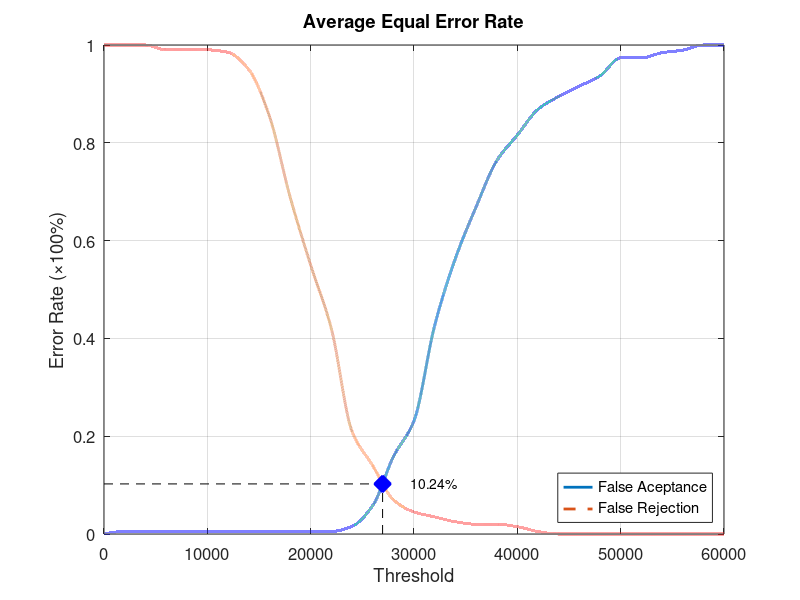
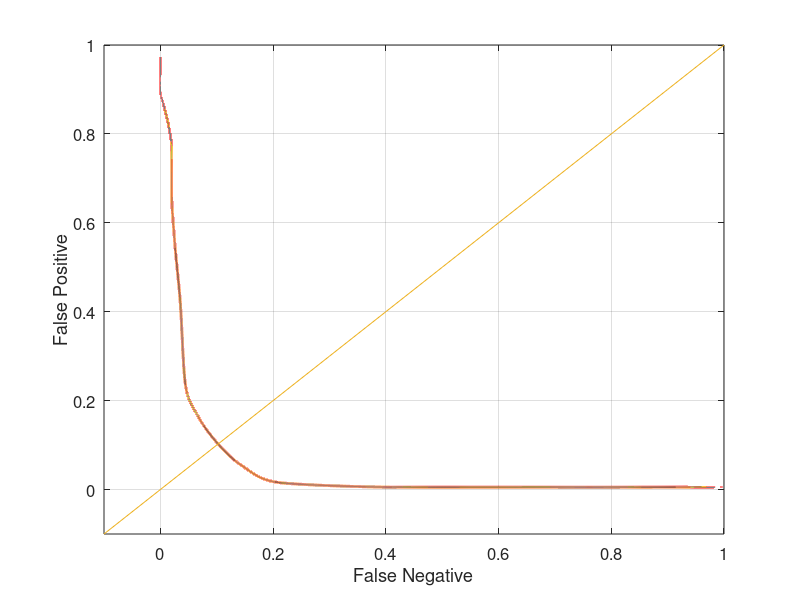

MATLAB code for these plots, in order:
function yEER = Database4_3
close all;
clear;
clc;
x = 0:2000:60000;
xq = 0:0.5:60000;

y0 = [0 0.00526316 0.00526316 0.00526316 0.00526316 0.00526316 0.00526316 0.00526316 0.00526316 0.00526316 0.00526316 0.00526316 0.0157895 0.0578947 0.157895 0.231579 0.426316 0.563158 0.668421 0.763158 0.815789 0.868421 0.894737 0.915789 0.936842 0.973684 0.973684 0.984211 0.989474 1 1];
yy0 = interp1(x, y0, xq, 'pchip');
y1 = [1 1 1 0.99 0.99 0.99 0.985 0.95 0.855 0.69 0.55 0.42 0.21 0.14 0.07 0.045 0.035 0.025 0.02 0.02 0.015 0.005 0 0 0 0 0 0 0 0 0];
yy1 = interp1(x, y1, xq, 'pchip');

% Calculating EER: 
y2 = abs(y0 - y1);
find(y2 == min(y2))
yy2 = abs(yy0 - yy1);
xEER = find(yy2 == min(yy2));
xEERIndex = xq(xEER) % X-axis EER
yEER = yy0(xEER) % Y-axis EER

main = figure
plot(xq, yy0,'-','LineWidth', 2);	hold on
plot(xq, yy1,'--','LineWidth', 2);	hold on
plot([xEERIndex xEERIndex], [0 yEER], 'k--');	hold on
plot([0 xEERIndex], [yEER yEER], 'k--');	hold on
plot(xEERIndex, yEER, 'bx', 'LineWidth', 10);	hold on
text(xEERIndex + 10 * xEERIndex / 100, yEER, [num2str(round((10000 * yEER)) / 100) '%'])
legend('False Aceptance', 'False Rejection', 'Location', 'SouthEast')
xlabel('Threshold')
ylabel('Error Rate (\times100%)')
title('Average Equal Error Rate')
set(gca, 'FontSize', 12)
axis([0 60000 0 1])
grid on

print(main, 'Database4_3Main', '-dpng');
FNRxFPR = figure('Color', [1 1 1]);
plot(yy1, yy0, '-', yy1, yy0, 'LineWidth', 2);
hold on
y = -0.1:0.1:1
plot(y, y); 
set(gca, 'FontSize', 12)
xlabel('False Negative')
ylabel('False Positive')
axis([-0.1 1 -0.1 1])
set(gca, 'FontSize', 12)
grid on

print(FNRxFPR, 'Database4_3FNRxFPR','-dpng');
end
